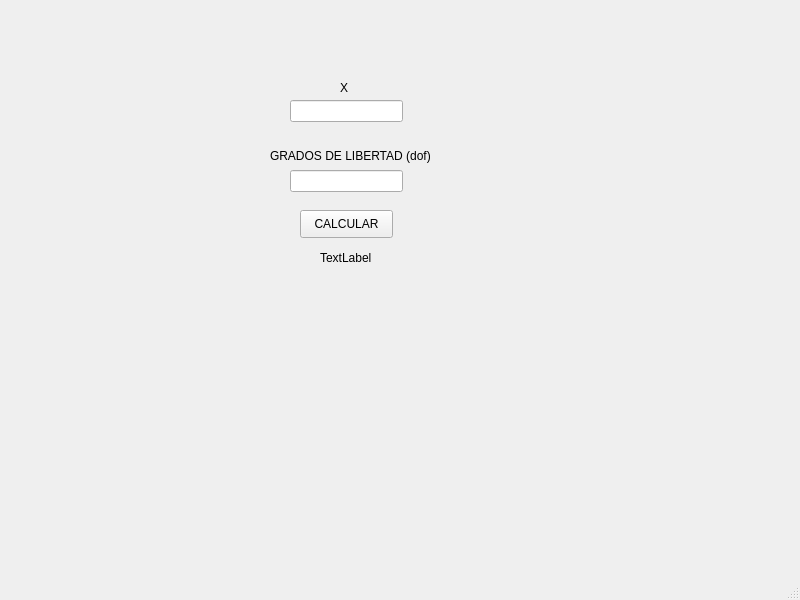
<?xml version="1.0" encoding="UTF-8"?>
<ui version="4.0">
 <class>MainWindow</class>
 <widget class="QMainWindow" name="MainWindow">
  <property name="geometry">
   <rect>
    <x>0</x>
    <y>0</y>
    <width>800</width>
    <height>600</height>
   </rect>
  </property>
  <property name="windowTitle">
   <string>MainWindow</string>
  </property>
  <widget class="QWidget" name="centralwidget">
   <widget class="QLabel" name="label">
    <property name="geometry">
     <rect>
      <x>340</x>
      <y>80</y>
      <width>16</width>
      <height>16</height>
     </rect>
    </property>
    <property name="text">
     <string>X</string>
    </property>
   </widget>
   <widget class="QLineEdit" name="input_x">
    <property name="geometry">
     <rect>
      <x>290</x>
      <y>100</y>
      <width>113</width>
      <height>22</height>
     </rect>
    </property>
   </widget>
   <widget class="QLabel" name="label_2">
    <property name="geometry">
     <rect>
      <x>270</x>
      <y>140</y>
      <width>161</width>
      <height>31</height>
     </rect>
    </property>
    <property name="text">
     <string>GRADOS DE LIBERTAD (dof)</string>
    </property>
   </widget>
   <widget class="QLineEdit" name="input_dof">
    <property name="geometry">
     <rect>
      <x>290</x>
      <y>170</y>
      <width>113</width>
      <height>22</height>
     </rect>
    </property>
   </widget>
   <widget class="QPushButton" name="btn_calcular">
    <property name="geometry">
     <rect>
      <x>300</x>
      <y>210</y>
      <width>93</width>
      <height>28</height>
     </rect>
    </property>
    <property name="text">
     <string>CALCULAR</string>
    </property>
   </widget>
   <widget class="QLabel" name="label_3">
    <property name="geometry">
     <rect>
      <x>320</x>
      <y>250</y>
      <width>55</width>
      <height>16</height>
     </rect>
    </property>
    <property name="text">
     <string>TextLabel</string>
    </property>
   </widget>
  </widget>
  <widget class="QMenuBar" name="menubar">
   <property name="geometry">
    <rect>
     <x>0</x>
     <y>0</y>
     <width>800</width>
     <height>26</height>
    </rect>
   </property>
  </widget>
  <widget class="QStatusBar" name="statusbar"/>
 </widget>
 <resources/>
 <connections/>
</ui>
